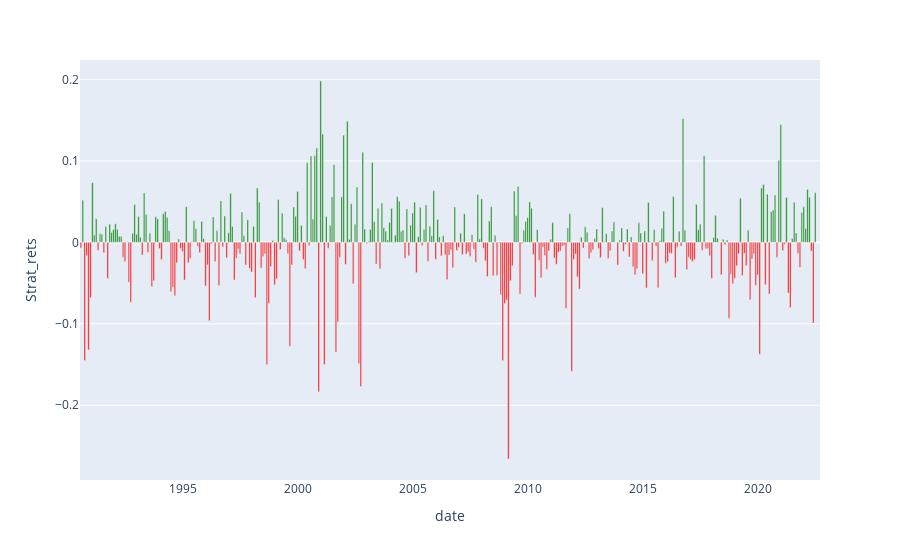

Source (notebook cell):
### Code cell
monthly_rets = port_comb_df[["date", "Strat_rets"]].resample('M', on='date').mean() # Calculate average daily return for each month
monthly_rets['Colour']='red' # Add column with 'red' value
monthly_rets.loc[monthly_rets['Strat_rets']>=0, 'Colour']='green' # Replace 'red' with 'green' where return is non-negative
px.bar(monthly_rets,x=monthly_rets.index,y="Strat_rets").update_traces(marker_color=monthly_rets["Colour"]).show()

### Figure 1 — Plotly figure (JSON) as saved in the notebook; plotly's stock layout.template omitted (floating-point values rounded to 4 significant figures; data arrays with more than 128 entries replaced by an {"elided": "..."} marker saying what was removed)
{"data": [{"alignmentgroup": "True", "hovertemplate": "date=%{x}<br>Strat_rets=%{y}<extra></extra>", "legendgroup": "", "marker": {"color": {"elided": "386 str values"}, "pattern": {"shape": ""}}, "name": "", "offsetgroup": "", "orientation": "v", "showlegend": false, "textposition": "auto", "type": "bar", "x": {"elided": "386 str values"}, "xaxis": "x", "y": {"elided": "386 float values"}, "yaxis": "y"}], "layout": {"barmode": "relative", "legend": {"tracegroupgap": 0}, "margin": {"t": 60}, "xaxis": {"anchor": "y", "domain": [0, 1], "title": {"text": "date"}}, "yaxis": {"anchor": "x", "domain": [0, 1], "title": {"text": "Strat_rets"}}}}
